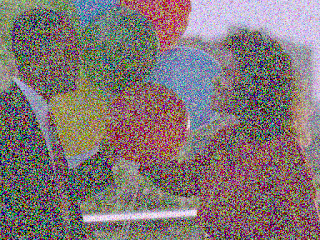
#> input picture Images/noisy1.png, 320 x 240 px
$ jupyter execute 'Smoothing Images and  Blurring Images .ipynb'
#> lines starting #> are read from the running program, lines starting #| are printed output that depends on the picture
<center>
<h1>Smoothing Images | Blurring Images OpenCV</h1>
<center>

### Smoothing and blurring are common image processing techniques that can help reduce noise and enhance the features of an image.

### There are different methods of smoothing and blurring images, such as averaging, median filtering, Gaussian blurring, and bilateral filtering.

[cell 1]
import numpy as np
from matplotlib import pyplot as plt
import cv2


img = cv2.imread('Images/noisy1.png')
#> img is the input picture: shape (240, 320, 3); mean B, G, R 117.4, 117.4, 129.5
img = cv2.cvtColor(img, cv2.COLOR_BGR2RGB)

kernel = np.ones((5, 5), np.float32)/25
dst = cv2.filter2D(img, -1, kernel)
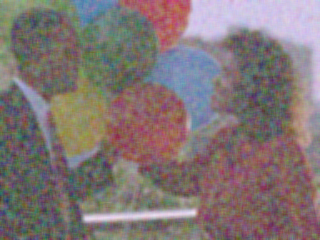
#> dst: shape (240, 320, 3); mean R, G, B 129.5, 117.4, 117.4
blur = cv2.blur(img, (5, 5))
gblur = cv2.GaussianBlur(img, (5, 5), 0)
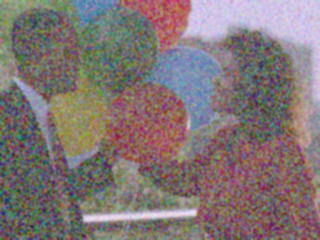
#> gblur: shape (240, 320, 3); mean R, G, B 129.5, 117.4, 117.4
median = cv2.medianBlur(img, 5)
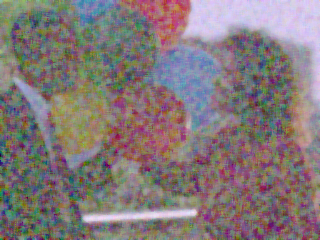
#> median: shape (240, 320, 3); mean R, G, B 131.6, 120.6, 122
bilateralFilter = cv2.bilateralFilter(img, 9, 75, 75)
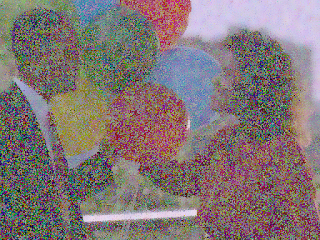
#> bilateralFilter: shape (240, 320, 3); mean R, G, B 129.9, 117.8, 118

titles = ['image', '2D Convolution', 'blur', 'GaussianBlur', 'median', 'bilateralFilter']
images = [img, dst, blur, gblur, median, bilateralFilter]

for i in range(6):
    plt.subplot(2, 3, i+1), plt.imshow(images[i], 'gray')
    plt.title(titles[i])
    plt.xticks([]),plt.yticks([])#ticks

plt.show()#show

[cell 2]
import numpy as np
from matplotlib import pyplot as plt
import cv2


img = cv2.imread('Images/messi2.jpeg')
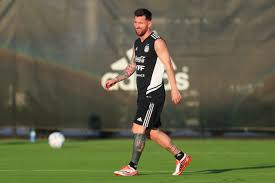
#> input picture Images/messi2.jpeg, 275 x 183 px
#> img is the input picture: shape (183, 275, 3); mean B, G, R 71.6, 99.7, 98.7
img = cv2.cvtColor(img, cv2.COLOR_BGR2RGB)


kernel = np.ones((5, 5), np.float32)/25
dst = cv2.filter2D(img, -1, kernel)
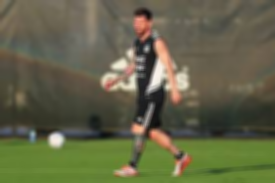
#> dst: shape (183, 275, 3); mean R, G, B 98.7, 99.7, 71.6
blur = cv2.blur(img, (5, 5))
gblur = cv2.GaussianBlur(img, (5, 5), 0)
#> gblur: shape (183, 275, 3)
median = cv2.medianBlur(img, 5)
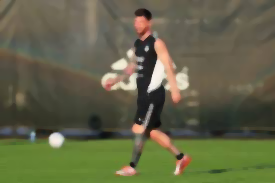
#> median: shape (183, 275, 3); mean R, G, B 98.4, 99.5, 71.3
bilateralFilter = cv2.bilateralFilter(img, 9, 75, 75)
#> bilateralFilter: shape (183, 275, 3)

titles = ['image', '2D Convolution', 'blur', 'GaussianBlur', 'median', 'bilateralFilter']
images = [img, dst, blur, gblur, median, bilateralFilter]

for i in range(6):
    plt.subplot(3, 2, i+1), plt.imshow(images[i], 'gray')
    plt.title(titles[i])
    plt.xticks([]),plt.yticks([])#ticks

plt.show()#show

## Average Blurring

[cell 3]
import cv2
import numpy as np
import matplotlib.pyplot as plt


image = cv2.imread('Images/nature.jpg')
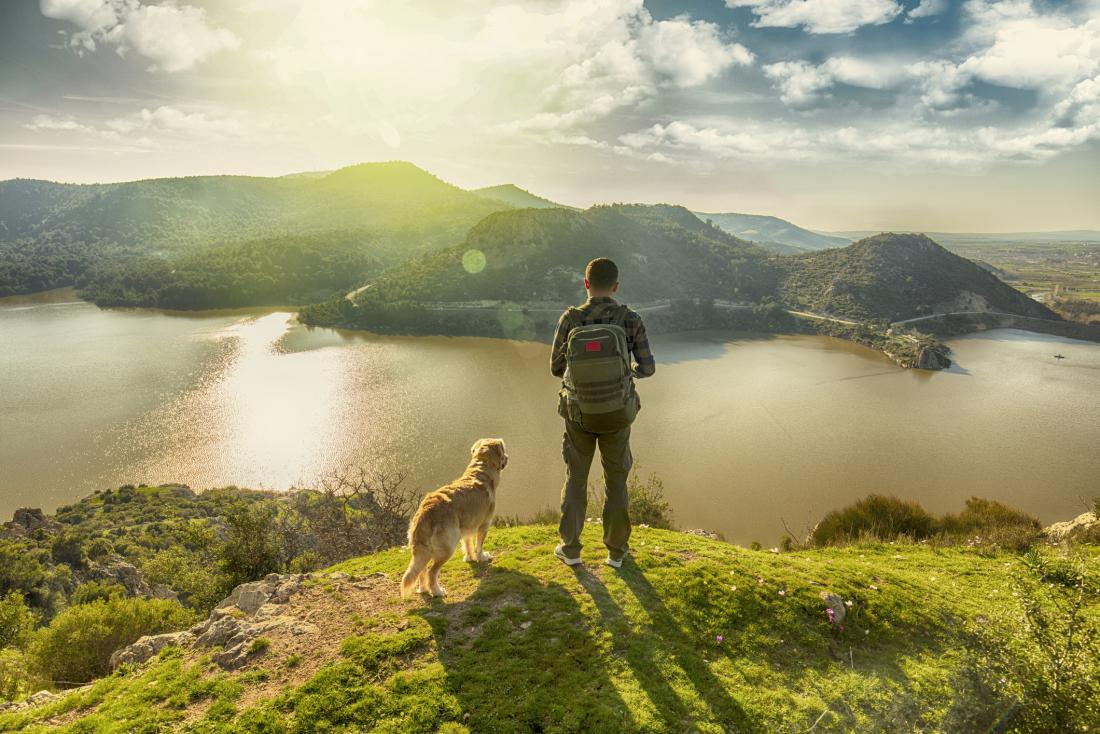
#> input picture Images/nature.jpg, 1100 x 734 px
#> image is the input picture: shape (734, 1100, 3); mean B, G, R 111, 151.6, 156.4
image = cv2.cvtColor(image , cv2.COLOR_BGR2RGB)

avrg_blur = cv2.blur(image , (5,5))

median_blur = cv2.medianBlur(image,5)

gaussian_blur = cv2.GaussianBlur(image , (5,5) ,cv2.BORDER_ISOLATED )


bilateral_blur = cv2.bilateralFilter(image ,9 , 75 , 75 )

img = [ image ,avrg_blur ,  median_blur , gaussian_blur , bilateral_blur]
title = ['Origin Image' , 'Average Blur' , 'Median Blur' , 'Gaussian Blur' , 'Bilateral Blur']

for i in range(5):
    plt.subplot(3 , 2 , i+1) , plt.imshow(img[i] ,'gray' )
    plt.title(title[i])
    plt.yticks([]) , plt.xticks([])

# [7 lines of commented-out code are left out]
